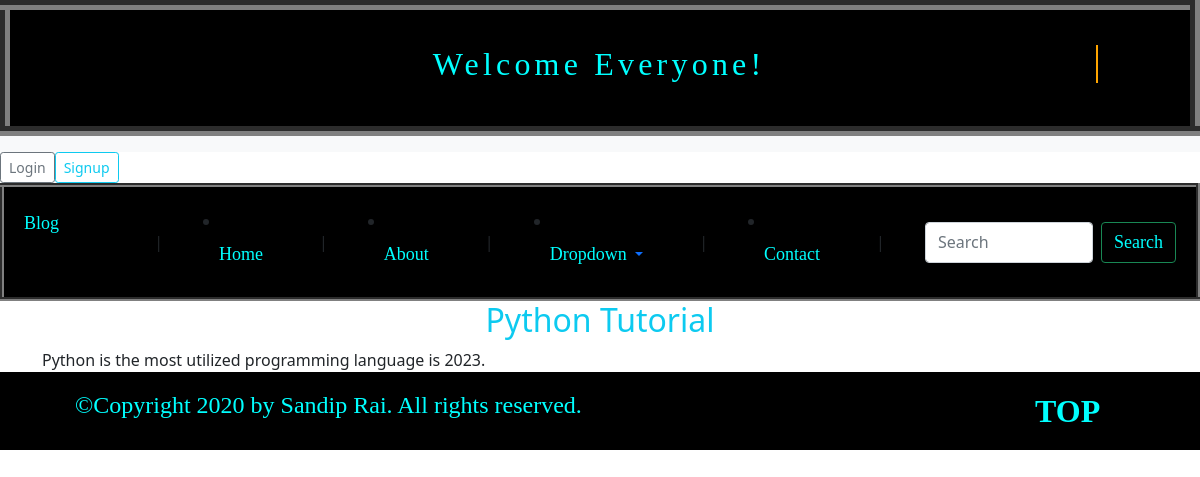
The page /post/8/detail/ on the database its author committed.
### post/models.py (models this page shows, shortened)
class Post(models.Model):
    user=models.ForeignKey(User, on_delete=models.CASCADE, related_query_name="post")
    title=models.CharField(max_length=200)
    content=models.TextField()
    active=models.BooleanField(default=True)
    image=models.ImageField(upload_to="post/",null=True)
    created_at=models.DateTimeField(auto_now_add=True)
    updated_at=models.DateTimeField(auto_now=True)

### post/views.py (the view)
# urls.py: path("<int:id>/detail/",post_detail,name="post-detail"),
def post_detail(request,id):
    post = Post.objects.get(id=id)
    return render(request,"post/detail.html",context={"post":post})

### templates/post/detail.html (shortened to what this page needs)
{% extends 'layout/base.html' %}
{% block content %}
    <div class="container">
        <div class="post-title">
            <h2 class="text-info text-center">{{post.title}} </h2>
        </div>
        <div class="post-content">{{post.content}}</div>
    </div>
    {% endblock content %}

### rows shown on the page
Post: title "Python Tutorial", content "Python is the most utilized programming language is 2023."
